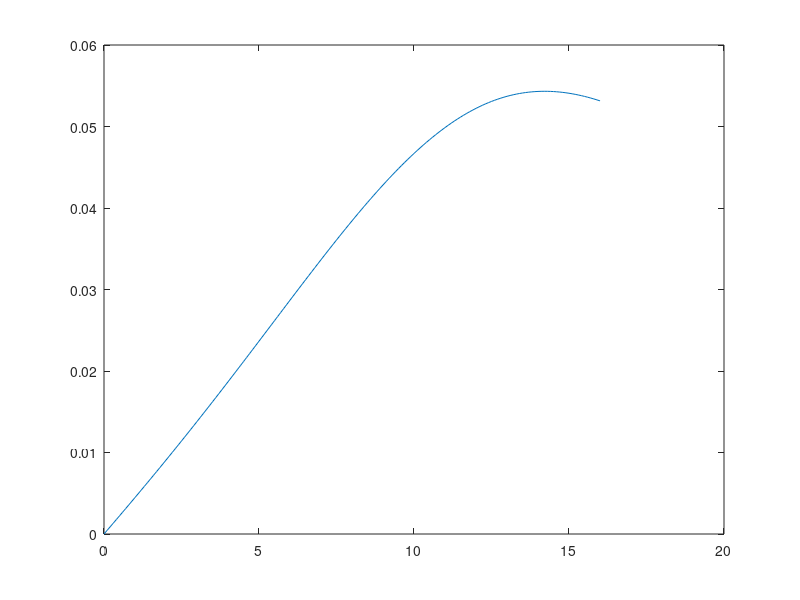

Write MATLAB code to recreate this figure.

% Energy
velocity = [2 4 6 8 10 12 14 16];
power = [220  215 210  208 212 230 260 300];
%plot(velocity, power, 'o');
coef = polyfit(velocity,power,3);
power_mr = @(speed) polyval(coef, speed); 


Spd = 0:0.1:16;
for i=1:size(Spd,2)
    EperDist = power_mr(Spd(1,i)) / Spd(1,i);
    DistPerEner(i) = 1 / EperDist;
end

plot(Spd,DistPerEner);